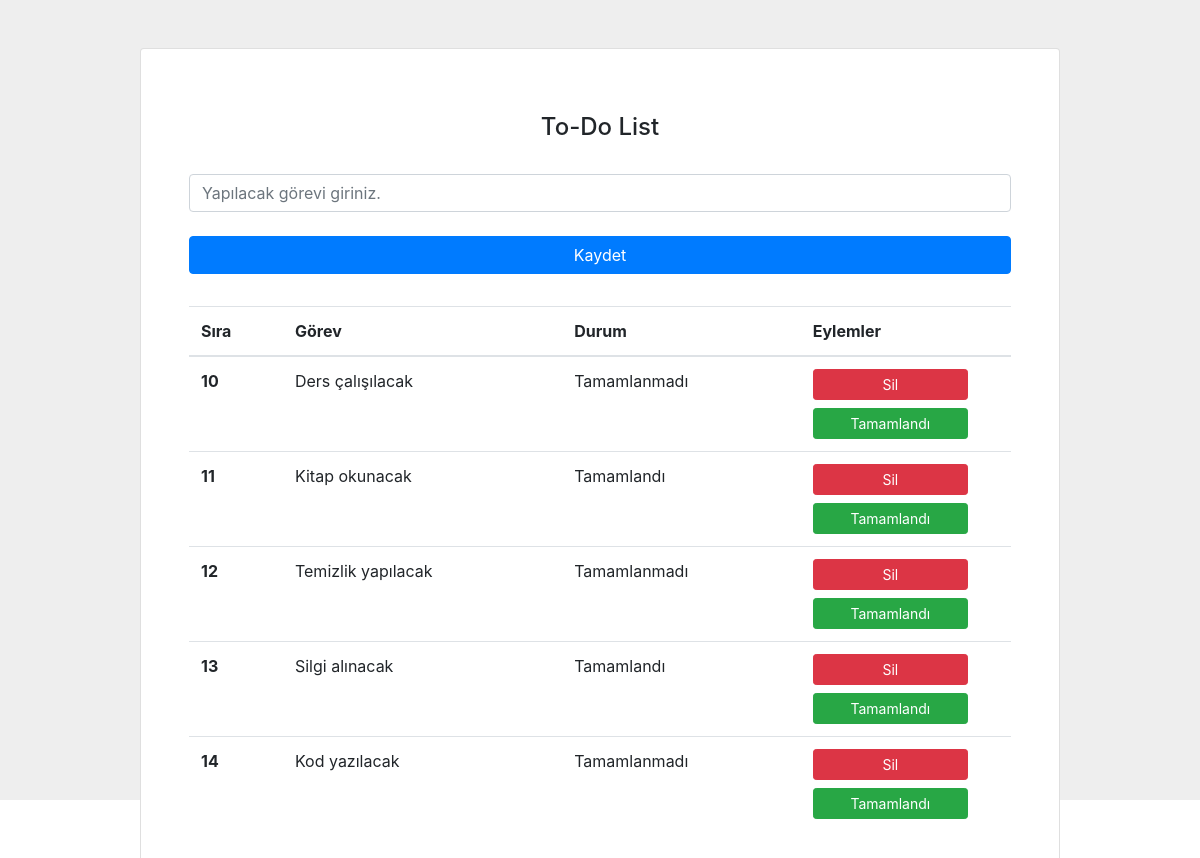
The page / on the database its author committed.
### todoApp/models.py (models this page shows)
class ToDoModel(models.Model):
    id=models.AutoField(primary_key=True)
    task=models.CharField(max_length=100)
    status=models.TextField(default='Tamamlanmadı')

### todoApp/views.py (the view)
# urls.py: path("",views.todo,name='todo'),
def todo(request):
    tasks=ToDoModel.objects.all()
    if request.method=="GET":
        form=ToDoForm(request.GET)
        if form.is_valid():
            form.save()
            form=ToDoForm()
    else:
        form=ToDoForm()
    context={
        'form':form,
        'tasks':tasks
    }
    return render(request,"index.html",context)

### todoApp/forms.py
class ToDoForm(forms.ModelForm):
    class Meta:
        model=ToDoModel
        fields=['task']
        widgets={
            'task':forms.TextInput(attrs={'id':'form1','class':'form-control','placeholder':'Yapılacak görevi giriniz.'})
        }

### todoApp/templates/index.html (shortened to what this page needs)
<!DOCTYPE html>
<html lang="en">
<head>
    <link rel="stylesheet" href="https://cdn.jsdelivr.net/npm/bootstrap@4.3.1/dist/css/bootstrap.min.css">
</head>
<body>
    <section class="vh-100" style="background-color: #eee;">
        <div class="container py-5 h-100">
          <div class="row d-flex justify-content-center align-items-center h-100">
            <div class="col col-lg-9 col-xl-10">
              <div class="card rounded-3">
                <div class="card-body p-5">
                  <h4 class="text-center my-3 pb-3">To-Do List</h4>
                  <form  action="{% url 'todo'%}" class="row row-cols-lg-auto g-3 justify-content-center align-items-center mb-4 pb-2">
                    <div class="col-12 mb-4">
                      <div class="form-outline">
                        {{form.task}}
                      </div>
                    </div>
                    <div class="col-12">
                      <button type="submit" class="btn btn-primary btn-block">Kaydet</button>
                    </div>
                  </form>
                  <table class="table mb-4">
                    <thead>
                      <tr>
                        <th scope="col">Sıra</th>
                        <th scope="col">Görev</th>
                        <th scope="col">Durum</th>
                        <th scope="col">Eylemler</th>
                      </tr>
                    </thead>
                    <tbody>
                      {% for task in tasks %}
                      <tr>
                        <th scope="row">{{ task.id }}</th>
                        <td>{{ task.task }}</td>
                        <td>{{ task.status }}</td>
                        <td>
                          <form action="{% url 'delTask' task.id %}">
                            <button type="submit" class="btn btn-danger btn-sm col-10">Sil</button>
                          </form>
                          <form action="{% url 'completeTask' task.id %}">
                            <button type="submit" class="btn btn-success btn-sm ms-1 col-10 mt-2">Tamamlandı</button>
                          </form>
                          </td>
                      </tr>
                      {% endfor %}
                    </tbody>
                  </table>
                </div>
              </div>
            </div>
          </div>
        </div>
      </section>
</body>
</html>

### rows shown on the page
ToDoModel: id "10", task "Ders çalışılacak", status "Tamamlanmadı"
ToDoModel: id "11", task "Kitap okunacak", status "Tamamlandı"
ToDoModel: id "12", task "Temizlik yapılacak", status "Tamamlanmadı"
ToDoModel: id "13", task "Silgi alınacak", status "Tamamlandı"
ToDoModel: id "14", task "Kod yazılacak", status "Tamamlanmadı"
